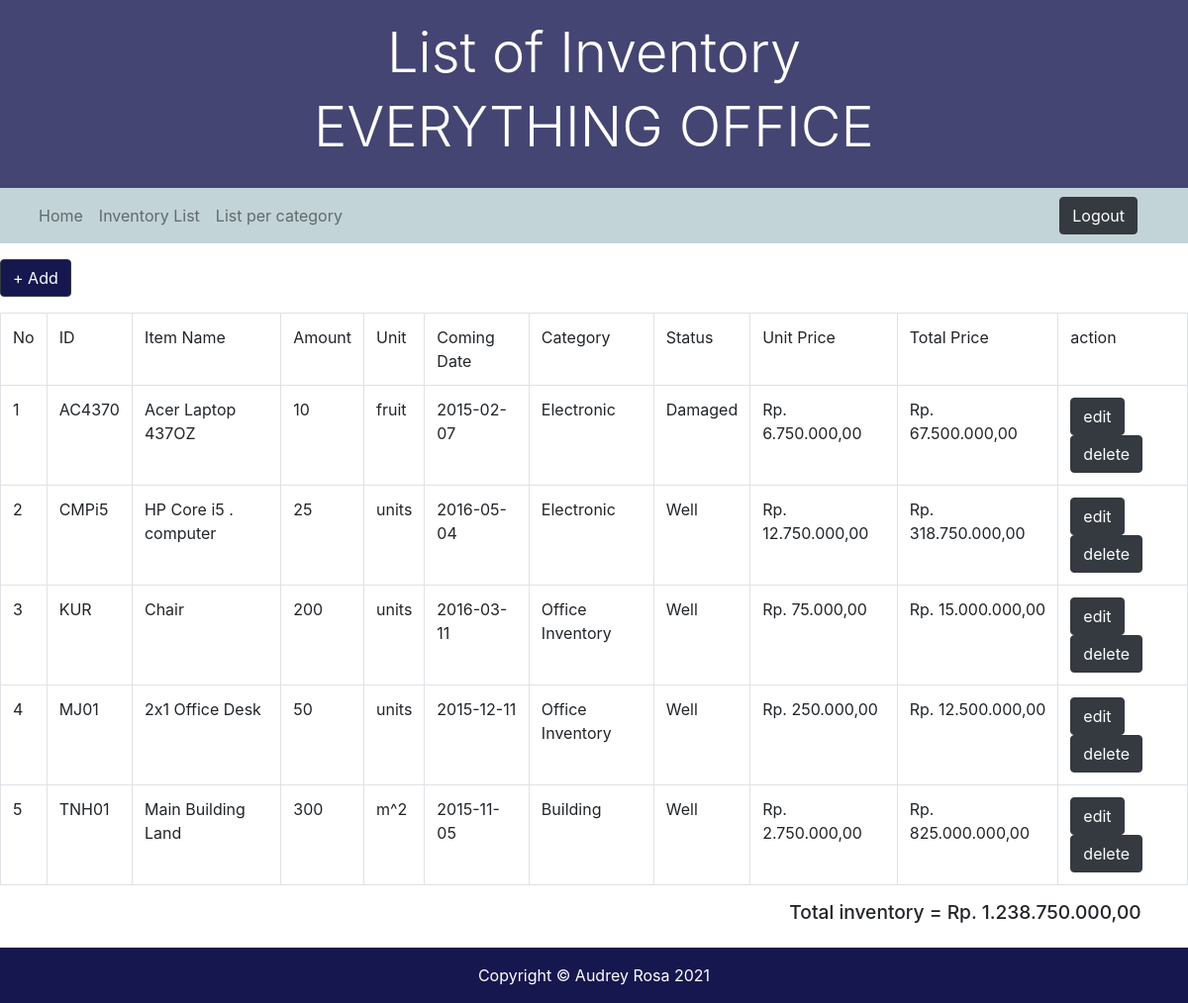
/inventorylist.php, run on the app's committed database.
### tables this page shows
CREATE TABLE `inventory` (
  `item_id` varchar(10) NOT NULL,
  `item_name` varchar(30) NOT NULL,
  `amount` int(11) NOT NULL,
  `unit` varchar(15) NOT NULL,
  `arrival_date` date NOT NULL,
  `category` varchar(20) NOT NULL,
  `item_status` varchar(20) NOT NULL,
  `price` int(20) NOT NULL
);

### inventorylist.php (the view, shortened to what this page needs)
<?php
if (isset($_GET['data'])) {
    switch ($_GET['data']) {
      case '0':
        $sql = "SELECT * FROM inventory WHERE category = 'Buildings'";
        break;
      case '1':
      $sql = "SELECT * FROM inventory WHERE category = 'Vehicles'";
        break;
      case '2':
      $sql = "SELECT * FROM inventory WHERE category = 'Office Inventory'";
        break;
      case '3':
      $sql = "SELECT * FROM inventory WHERE category = 'Electronic'";
        break;
      default:
      $sql = "SELECT * FROM inventory";
        break;
    }
} else {
    $sql = "SELECT * FROM inventory";
}
function convert($value) {
    $result = "Rp. " . number_format($value, 2, ',', '.');
    return $result;
}
include "connect.php";
?>
<!DOCTYPE html>
<html>
<head>
    <link href="http://maxcdn.bootstrapcdn.com/font-awesome/4.1.0/css/font-awesome.min.css" rel="stylesheet">
    <link href="vendor/bootstrap/css/bootstrap.min.css" rel="stylesheet">
    <link rel="stylesheet" type="text/css" href="style.css">
    <link rel="stylesheet" href="fontawesome/fontawesome-free/css/all.min.css">
</head>
<div class="inventory">
    <h1 class="display-4">List of Inventory</h1>
    <h1 class="display-4">EVERYTHING OFFICE</h1>
</div>
<body id="page-top">
  <nav class="navbar navbar-expand-lg mt-0 navbar-light" style="background-color: #C2D4D8">
    <div class="container-fluid">
      <div class="collapse navbar-collapse" id="navbarNavDropdown">
        <ul class="navbar-nav">
          <li class="nav-item">
            <a class="nav-link" href="homepage.php">Home</a>
          </li>
          <li class="nav-item">
            <a class="nav-link" href="inventorylist.php">Inventory List</a>
          </li>
          <li class="nav-item dropdown">
            <a class="nav-link" href="#" id="navbarDropdownMenuLink" role="button" data-bs-toggle="dropdown" aria-expanded="false">
              List per category
            </a>
          </li>
        </ul>
      </div>
      <form action="logout.php" style="padding-right:20px">
        <button style="align:right" class="btn btn-dark">Logout</button>
      </form>
    </div>
  </nav>
  <form action="add.php" style="padding-bottom:30px">
    <button class="btn btn-dark" style="float:left; background-color:#16174f">+ Add</button>
  </form>
  <center>
  <br>
  <table class="table table-bordered">
        <tr>
            <td> No </td>
            <td> ID  </td>
            <td> Item Name  </td>
            <td> Amount </td>
            <td> Unit </td>
            <td> Coming Date </td>
            <td> Category </td>
            <td> Status </td>
            <td> Unit Price </td>
            <td> Total Price </td>
            <td> action </td>
        </tr>
        <?php
            $number=0;
            $total = 0;
            $result = $connect -> query($sql);
            if ($result -> num_rows > 0) {
                while ($data = $result -> fetch_assoc()) {
                $number=$number+1;
        ?>
            <tr>
                <td> <?php echo $number?> </td>
                <td> <?php echo $data['item_id']; ?> </td>
                <td> <?php echo $data['item_name']; ?> </td>
                <td> <?php echo $data['amount']; ?> </td>
                <td> <?php echo $data['unit']; ?> </td>
                <td> <?php echo $data['arrival_date']; ?> </td>
                <td> <?php echo $data['category']; ?> </td>
                <td> <?php echo $data['item_status']; ?> </td>
                <td> <?php echo convert($data['price']); ?> </td>
                <td> <?php echo convert($data['price'] * $data['amount']);?> </td>
                <td><a class="btn btn-dark" href=edit.php?item_id=<?php echo $data['item_id'];?>>edit</a>
                    <a class="btn btn-dark" href=confirmdelete.php?item_id=<?php echo $data['item_id'];?>>delete</a>
                </td>
            <?php
                    $total = $total + ($data['price'] * $data['amount']);
                }
            }
            ?>
            </tr>
    </table>
    <h1 style="clear:both;margin-left:750px;margin-top:0px;font-size:1.2rem;"><?php echo "Total inventory = " .convert($total); ?></h1>
  </center>
      <footer class="text-white p-3 mt-4" style="background-color:#16174f;">
      <div class="row">
        <div class="container">
          <p class="m-0 text-center text-white">Copyright &copy; Audrey Rosa 2021</p>
        </div>
      </div>
    </footer>
</body>
</html>

### style.css (style rules this page uses)
body { background-color: white; }
.inventory { color : white; background-color:#16174f; text-align: center; opacity: .8; padding: 20px; }

### data on the page
inventory: item_id "AC4370", item_name "Acer Laptop 437OZ", amount "10", unit "fruit", arrival_date "2015-02-07", category "Electronic", item_status "Damaged", price "Rp. 6.750.000,00", convert($data['price'] * $data['amount']) "Rp. 67.500.000,00"
inventory: item_id "CMPi5", item_name "HP Core i5 . computer", amount "25", unit "units", arrival_date "2016-05-04", category "Electronic", item_status "Well", price "Rp. 12.750.000,00", convert($data['price'] * $data['amount']) "Rp. 318.750.000,00"
inventory: item_id "KUR", item_name "Chair", amount "200", unit "units", arrival_date "2016-03-11", category "Office Inventory", item_status "Well", price "Rp. 75.000,00", convert($data['price'] * $data['amount']) "Rp. 15.000.000,00"
inventory: item_id "MJ01", item_name "2x1 Office Desk", amount "50", unit "units", arrival_date "2015-12-11", category "Office Inventory", item_status "Well", price "Rp. 250.000,00", convert($data['price'] * $data['amount']) "Rp. 12.500.000,00"
inventory: item_id "TNH01", item_name "Main Building Land", amount "300", unit "m^2", arrival_date "2015-11-05", category "Building", item_status "Well", price "Rp. 2.750.000,00", convert($data['price'] * $data['amount']) "Rp. 825.000.000,00"

### other printed values
convert($total) "Rp. 1.238.750.000,00"
